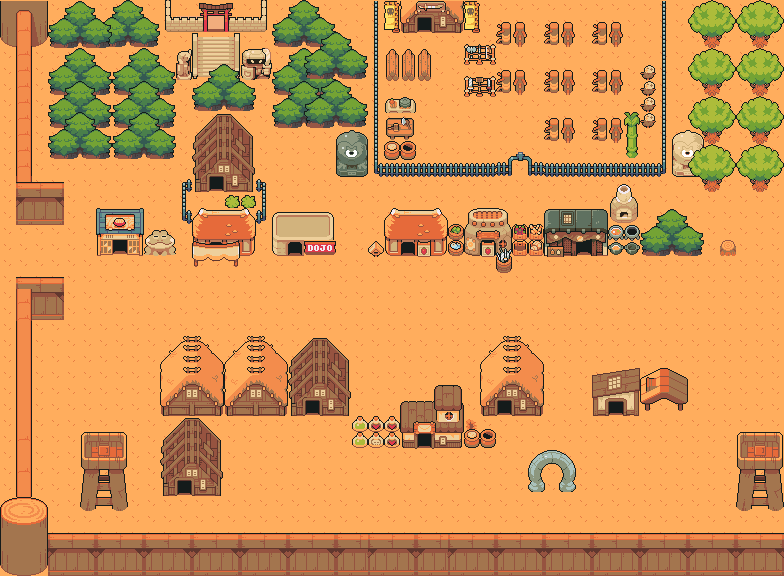

This game map was drawn from its Tiled (.tmx) file and the tilesets committed beside it. A one-line description and the trimmed map source follow:
An orthogonal 49x36 tile map with 16x16 px tiles, 4 tile layers (Tile Layer 1, Tile Layer 2, Tile Layer 3, Tile Layer 4), 7 tilesets.

<map version="1.10" tiledversion="1.10.2" class="Class0" orientation="orthogonal" renderorder="right-down" width="49" height="36" tilewidth="16" tileheight="16" infinite="0" nextlayerid="5" nextobjectid="1">
 <properties>
  <property name="Status" propertytype="Enum0" value="Wall" />
 </properties>
 <tileset firstgid="1" name="TilesetField" tilewidth="16" tileheight="16" tilecount="75" columns="5">
  <image source="../asserts/Ninja Adventure - Asset Pack/Backgrounds/Tilesets/TilesetField.png" width="80" height="240" />
 </tileset>
 <tileset firstgid="76" name="TilesetHouse" tilewidth="16" tileheight="16" tilecount="759" columns="33">
  <image source="../asserts/Ninja Adventure - Asset Pack/Backgrounds/Tilesets/TilesetHouse.png" width="528" height="368" />
 </tileset>
 <tileset firstgid="835" name="TilesetElement" tilewidth="16" tileheight="16" tilecount="240" columns="16">
  <image source="../asserts/Ninja Adventure - Asset Pack/Backgrounds/Tilesets/TilesetElement.png" width="256" height="240" />
 </tileset>
 <tileset firstgid="1075" name="TilesetRelief" tilewidth="16" tileheight="16" tilecount="240" columns="20">
  <image source="../asserts/Ninja Adventure - Asset Pack/Backgrounds/Tilesets/TilesetRelief.png" width="320" height="192" />
 </tileset>
 <tileset firstgid="1315" name="TilesetNature" tilewidth="16" tileheight="16" tilecount="504" columns="24">
  <image source="../asserts/Ninja Adventure - Asset Pack/Backgrounds/Tilesets/TilesetNature.png" width="384" height="336" />
 </tileset>
 <tileset firstgid="1819" name="TilesetNature" tilewidth="16" tileheight="16" tilecount="504" columns="24">
  <image source="../asserts/Ninja Adventure - Asset Pack/Backgrounds/Tilesets/TilesetNature.png" width="384" height="336" />
 </tileset>
 <tileset firstgid="2323" name="TilesetField" tilewidth="16" tileheight="16" tilecount="75" columns="5">
  <image source="../asserts/Ninja Adventure - Asset Pack/Backgrounds/Tilesets/TilesetField.png" width="80" height="240" />
 </tileset>
 <layer id="1" name="Tile Layer 1" width="49" height="36">
  <data>[1764 cells, 1764 non-empty, 4 distinct tile ids]</data>
 </layer>
 <layer id="2" name="Tile Layer 2" width="49" height="36">
  <data>[1764 cells, 496 non-empty, 186 distinct tile ids]</data>
 </layer>
 <layer id="3" name="Tile Layer 3" width="49" height="36" offsetx="0" offsety="1.33333">
  <data>[1764 cells, 284 non-empty, 162 distinct tile ids]</data>
 </layer>
 <layer id="4" name="Tile Layer 4" width="49" height="36">
  <data>[1764 cells, 156 non-empty, 35 distinct tile ids]</data>
 </layer>
</map>
